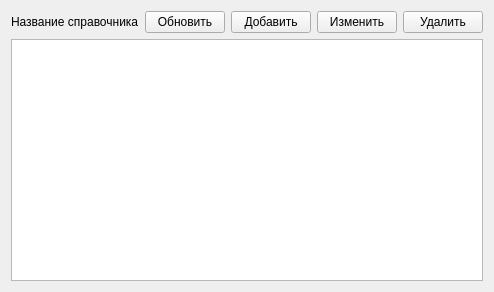
<?xml version="1.0" encoding="UTF-8"?>
<ui version="4.0">
 <class>Form</class>
 <widget class="QWidget" name="Form">
  <property name="geometry">
   <rect>
    <x>0</x>
    <y>0</y>
    <width>462</width>
    <height>292</height>
   </rect>
  </property>
  <property name="windowTitle">
   <string>Form</string>
  </property>
  <layout class="QVBoxLayout" name="verticalLayout">
   <item>
    <layout class="QHBoxLayout" name="horizontalLayout">
     <item>
      <widget class="QLabel" name="first_title">
       <property name="text">
        <string>Название справочника</string>
       </property>
      </widget>
     </item>
     <item>
      <layout class="QHBoxLayout" name="horizontalLayout_2">
       <item>
        <widget class="QPushButton" name="refresh_btn">
         <property name="text">
          <string>Обновить</string>
         </property>
        </widget>
       </item>
       <item>
        <widget class="QPushButton" name="add_btn">
         <property name="text">
          <string>Добавить</string>
         </property>
        </widget>
       </item>
       <item>
        <widget class="QPushButton" name="edit_btn">
         <property name="text">
          <string>Изменить</string>
         </property>
        </widget>
       </item>
       <item>
        <widget class="QPushButton" name="delete_btn">
         <property name="text">
          <string>Удалить</string>
         </property>
        </widget>
       </item>
      </layout>
     </item>
    </layout>
   </item>
   <item>
    <widget class="QTableWidget" name="table_list">
     <property name="enabled">
      <bool>true</bool>
     </property>
     <property name="editTriggers">
      <set>QAbstractItemView::NoEditTriggers</set>
     </property>
     <property name="dragEnabled">
      <bool>false</bool>
     </property>
     <property name="sortingEnabled">
      <bool>true</bool>
     </property>
    </widget>
   </item>
  </layout>
 </widget>
 <resources/>
 <connections/>
</ui>
